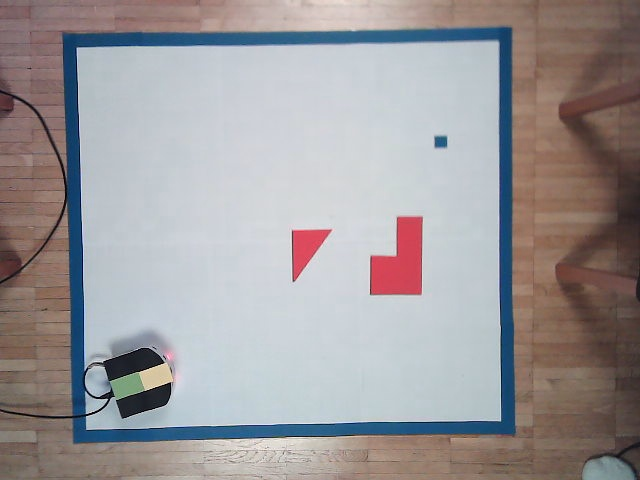
#> input picture images/init.jpg, 640 x 480 px, given in place of the camera
$ jupyter execute Video.ipynb   (shell and % lines are left out)   (text cells are left out)
#> lines starting #> are read from the running program, lines starting #| are printed output that depends on the picture; after the words box and inside, x2 and y2 are one past the last pixel; in counts of white or black regions, pixels touching at a corner belong together
[cell 1]
#le mieux avec un mask bleu

import cv2
import numpy as np

# i = 0 pour main webcam aka built in, 1 for first usb port etc
#cap = cv2.VideoCapture(i)

cap = cv2.VideoCapture(0)

#cap = cv2.VideoCapture('test.mp4')
#cap = cv2.VideoCapture('long.mov')

fW = int(cap.get(cv2.CAP_PROP_FRAME_WIDTH))
fH = int(cap.get(cv2.CAP_PROP_FRAME_HEIGHT))
#Que QR code, a rajouter cadre + depassement
gW = 44
gH = 42
cam_grid_ratio = (gW/fW, gH/fH)

low_green = np.array([36,0,0])
up_green = np.array([86,255,255])

while(1):

    _, frame = cap.read()
#> frame is the input picture: shape (480, 640, 3); mean B, G, R 154.8, 153.1, 157.3
    hsv = cv2.cvtColor(frame, cv2.COLOR_BGR2HSV)
#> hsv: shape (480, 640, 3); mean H, S, V 70, 50.1, 169.5

    mask = cv2.inRange(hsv, low_green, up_green)
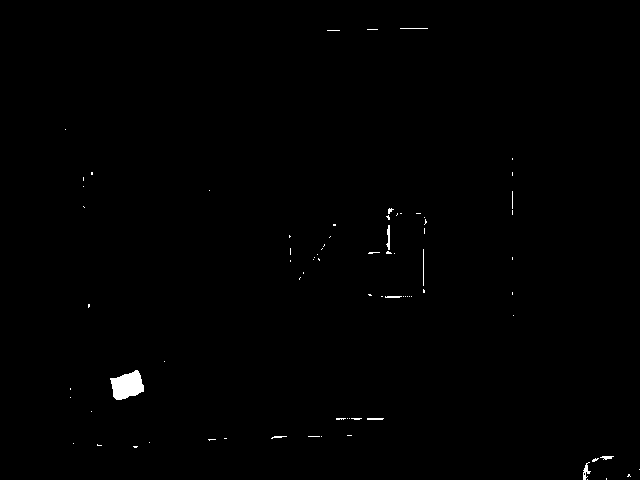
#> mask: shape (480, 640); 0.44% white; 79 white regions (69 under 20 px)
    res = cv2.bitwise_and(frame,frame, mask= mask)


    contours, hierarchy = cv2.findContours(mask,cv2.RETR_TREE,cv2.CHAIN_APPROX_SIMPLE)[-2:]
#> contours = 80 contours, 77 with area under 20; largest, box (x1, y1, x2, y2) and area: (110, 370, 144, 400) 645, (583, 462, 591, 480) 40, (386, 225, 390, 250) 35
    areas = [cv2.contourArea(c) for c in contours]
#> areas = 80 values, max 645 at index 26, min 0 at index 0, mean 10.62
    if len(areas) < 1:

        # Display the resulting frame
        frame = cv2.resize(frame, (0, 0), None, 1, 1)
        cv2.imshow('frame',frame)
        # If "q" is pressed on the keyboard, exit this loop
        if cv2.waitKey(1) & 0xFF == ord('q'):
            break


    else:
        # Find the largest moving object in the image
        max_index = np.argmax(areas)
#> max_index = 26

        cnt = contours[max_index]
#> cnt = contour of 46 points, box (x1, y1, x2, y2) (110, 370, 144, 400), area 645

        epsilon = 0.01*cv2.arcLength(cnt,True)
#> epsilon = 1.08
        approx = cv2.approxPolyDP(cnt,epsilon,True)
#> approx = contour of 13 points, box (x1, y1, x2, y2) (110, 370, 144, 400), area 643
        hull = cv2.convexHull(cnt, returnPoints=False)
#> hull = [45, 44, 40, 36, 35, 29, 25, 23, 22, 21, 15, 14, 0]
        #draw the white contour
        cv2.drawContours(frame, [approx], -1, (255, 255, 255), 3)

        x,y,w,h = cv2.boundingRect(cnt)
#> x = 110; y = 370; w = 34; h = 30
        #cv2.rectangle(frame,(x,y),(x+w,y+h),(0,255,0),3)

        # Draw circle in the center of the bounding box
        x2 = x + int(w/2)
#> x2 = 127
        y2 = y + int(h/2)
#> y2 = 385
        cv2.circle(frame,(x2,y2),4,(255,255,0),-1)
#> frame: shape (480, 640, 3); mean B, G, R 155.1, 153.4, 157.5

    # Print the centroid coordinates (we'll use the center of the bounding box) on the image
        #coordinate in image coordinate
        #text = "x: " + str(x2) + ", y: " + str(y2)
        text = "Robot center in map's squares"
        cv2.putText(frame, text, (x2 - 120, y2 - 10),
        cv2.FONT_HERSHEY_SIMPLEX, 0.5, (0, 0, 255), 2)

        # int(x2*cam_grid_ratio[0])) is the x value in grid coord
        # gH-int(y2*cam_grid_ratio[1]) is the y value in grid coord
        text2 = "x: " + str(int(x2*cam_grid_ratio[0])) + ", y: " + str(gH-int(y2*cam_grid_ratio[1]))
#> text2 = 'x: 8, y: 9'
        cv2.putText(frame, text2, (x2 - 50, y2 + 20),
        cv2.FONT_HERSHEY_SIMPLEX, 0.5, (255, 255, 0), 2)
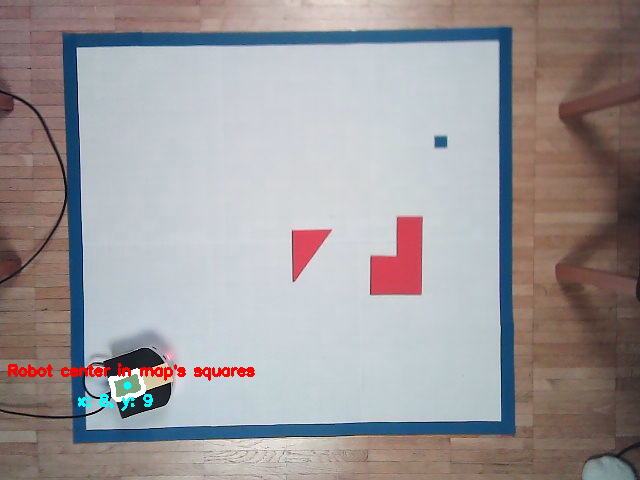
#> frame: shape (480, 640, 3); mean B, G, R 154.5, 152.8, 157.9

        frame = cv2.resize(frame, (0, 0), None, 1, 1)
        cv2.imshow('frame',frame)
    if cv2.waitKey(1) & 0xFF == ord('q'):
#> (key q is pressed here)
        break

cv2.destroyAllWindows()
cap.release()

[cell 2]
#predict next value with kalman filter

import cv2 as cv
import numpy as np
import sys

low_green = np.array([36,0,0])
up_green = np.array([86,255,255])

# Instantiate OCV kalman filter
class KalmanFilter:

    kf = cv.KalmanFilter(4, 2)
    kf.measurementMatrix = np.array([[1, 0, 0, 0], [0, 1, 0, 0]], np.float32)
    kf.transitionMatrix = np.array([[1, 0, 1, 0], [0, 1, 0, 1], [0, 0, 1, 0], [0, 0, 0, 1]], np.float32)

    def Estimate(self, coordX, coordY):
        ''' This function estimates the position of the object'''
        measured = np.array([[np.float32(coordX)], [np.float32(coordY)]])
        self.kf.correct(measured)
        predicted = self.kf.predict()
        return predicted


#Performs required image processing
class ProcessImage:

    def DetectObject(self):

        cap = cv.VideoCapture(0)

        width = int(cap.get(cv.CAP_PROP_FRAME_WIDTH))
        height = int(cap.get(cv.CAP_PROP_FRAME_HEIGHT))

        # Create Kalman Filter Object
        kfObj = KalmanFilter()
        predictedCoords = np.zeros((2, 1), np.float32)

        while(1):
            rc, frame = cap.read()

            if(rc == True):
                [X, Y] = self.DetectBall(frame)
                if X == -1 and Y == -1:
                    cv.imshow('frame',frame)
                    # If "q" is pressed on the keyboard, exit this loop
                    if cv.waitKey(1) & 0xFF == ord('q'):
                        break

                else:
                    predictedCoords = kfObj.Estimate(X, Y)

                    # Draw Actual coords from segmentation
                    cv.circle(frame, (int(X), int(Y)), 4, (0,0,255), -1)
                    cv.line(frame,(int(X), int(Y)), (int(X + 50), int(Y + 20)), [100,100,255], 2,8)
                    cv.putText(frame, "Actual", (int(X + 50), int(Y + 20)), cv.FONT_HERSHEY_SIMPLEX,0.5, [50,200,250])

                    # Draw Kalman Filter Predicted output
                    cv.circle(frame, (int(predictedCoords[0]), int(predictedCoords[1])), 4, (0,255,255), -1)
                    cv.line(frame, (int(predictedCoords[0]) , int(predictedCoords[1])), (int(predictedCoords[0]) + 50, int(predictedCoords[1]) - 30), [100, 10, 255], 2, 8)
                    cv.putText(frame, "Predicted", (int(predictedCoords[0]) + 50, int(predictedCoords[1]) - 30), cv.FONT_HERSHEY_SIMPLEX, 0.5, [50, 200, 250])
                    cv.imshow('frame', frame)

                    if (cv.waitKey(300) & 0xFF == ord('q')):
                        break

            else:
                break

        cap.release()
        cv.destroyAllWindows()

    # Segment the green ball in a given frame
    def DetectBall(self, frame):

        hsv = cv.cvtColor(frame, cv.COLOR_BGR2HSV)
        mask = cv.inRange(hsv, low_green, up_green)


        # Dilate
        kernel = np.ones((5, 5), np.uint8)
        greenMaskDilated = cv.dilate(mask, kernel)
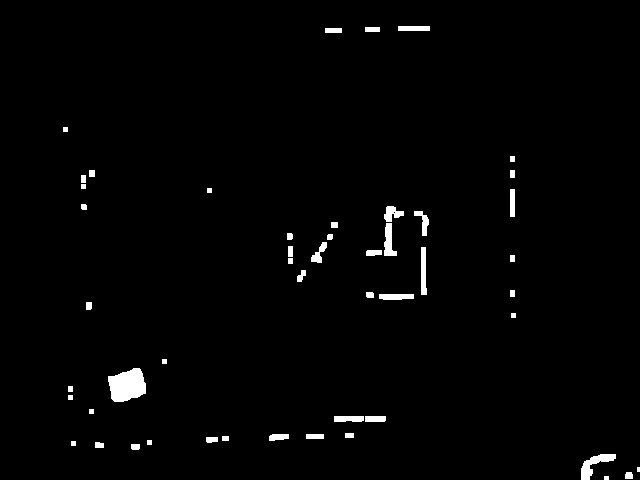
#> greenMaskDilated: shape (480, 640); 1.6% white; 50 white regions (1 under 20 px)
        contours, hierarchy = cv.findContours(mask,cv.RETR_TREE,cv.CHAIN_APPROX_SIMPLE)[-2:]
        areas = [cv.contourArea(c) for c in contours]
        if len(areas) < 1:
            return [-1,-1]
        else:
            max_index = np.argmax(areas)
#> max_index = 26

            cnt = contours[max_index]

            epsilon = 0.01*cv.arcLength(cnt,True)
#> epsilon = 1.08
            approx = cv.approxPolyDP(cnt,epsilon,True)
            hull = cv.convexHull(cnt, returnPoints=False)
            cv.drawContours(frame, [approx], -1, (255, 255, 255), 1)
#> frame: shape (480, 640, 3); 0.03% of pixels changed, all inside (x1, y1, x2, y2) = (110, 370, 144, 400)

            x,y,w,h = cv.boundingRect(cnt)
#> x = 110; y = 370; w = 34; h = 30
            #cv2.rectangle(frame,(x,y),(x+w,y+h),(0,255,0),3)

            # Draw circle in the center of the bounding box
            X = x + int(w/2)
#> X = 127
            Y = y + int(h/2)
#> Y = 385
            cv.circle(frame,(X,Y),4,(255,255,0),-1)
#> frame: shape (480, 640, 3); mean B, G, R 154.9, 153.2, 157.3

            return [X, Y]

[cell 3]
processImg = ProcessImage()
processImg.DetectObject()
#> in DetectObject, `[X, Y] = self.DetectBall(frame)`: X = 127; Y = 385
#> in Estimate, `measured = np.array([[np.float32(coordX)], [np.float32(coordY)]])`: measured = [127, 385]
#> in DetectObject, `predictedCoords = kfObj.Estimate(X, Y)`: predictedCoords = [0, 0, 0, 0]
#> in DetectObject, `cv.circle(frame, (int(X), int(Y)), 4, (0,0,255), -1)`: frame: shape (480, 640, 3); mean B, G, R 154.9, 153.1, 157.3
#> in DetectObject, `cv.line(frame,(int(X), int(Y)), (int(X + 50), int(Y + 20)), [100,100,2..`:
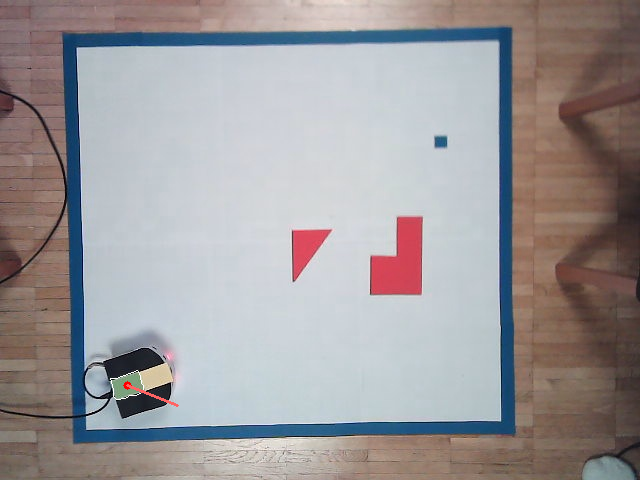
#> frame: shape (480, 640, 3); mean B, G, R 154.9, 153.1, 157.4
#> in DetectObject, `cv.putText(frame, "Actual", (int(X + 50), int(Y + 20)), cv.FONT_HERSHE..`: frame: shape (480, 640, 3); 0.04% of pixels changed, all inside (x1, y1, x2, y2) = (178, 395, 223, 406)
#> in DetectObject, `cv.circle(frame, (int(predictedCoords[0]), int(predictedCoords[1])), 4..`: frame: shape (480, 640, 3); mean B, G, R 154.8, 153.2, 157.4
#> in DetectObject, `cv.line(frame, (int(predictedCoords[0]) , int(predictedCoords[1])), (i..`: frame: shape (480, 640, 3); mean B, G, R 154.8, 153.1, 157.4
#> (key q is pressed here)
